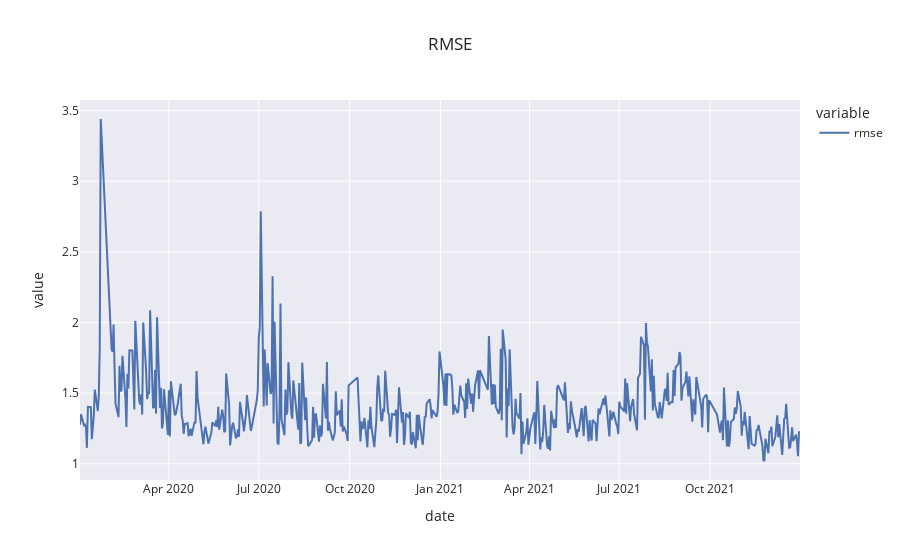

Notebook code for this chart:
### Code cell
import plotly.express as px
fig = px.line(rmse_df, y=["rmse"], 
            #   x="lifeExp", 
              title='RMSE',
              template="seaborn",
              )
fig.show()

### Figure 1 — Plotly figure (JSON) as saved in the notebook; plotly's stock layout.template omitted (floating-point values rounded to 4 significant figures; data arrays with more than 128 entries replaced by an {"elided": "..."} marker saying what was removed)
{"data": [{"hovertemplate": "variable=rmse<br>date=%{x}<br>value=%{y}<extra></extra>", "legendgroup": "rmse", "line": {"color": "rgb(76,114,176)", "dash": "solid"}, "marker": {"symbol": "circle"}, "mode": "lines", "name": "rmse", "orientation": "v", "showlegend": true, "type": "scatter", "x": {"elided": "486 str values"}, "xaxis": "x", "y": {"elided": "486 float values"}, "yaxis": "y"}], "layout": {"legend": {"title": {"text": "variable"}, "tracegroupgap": 0}, "title": {"text": "RMSE"}, "xaxis": {"anchor": "y", "domain": [0, 1], "title": {"text": "date"}}, "yaxis": {"anchor": "x", "domain": [0, 1], "title": {"text": "value"}}}}
